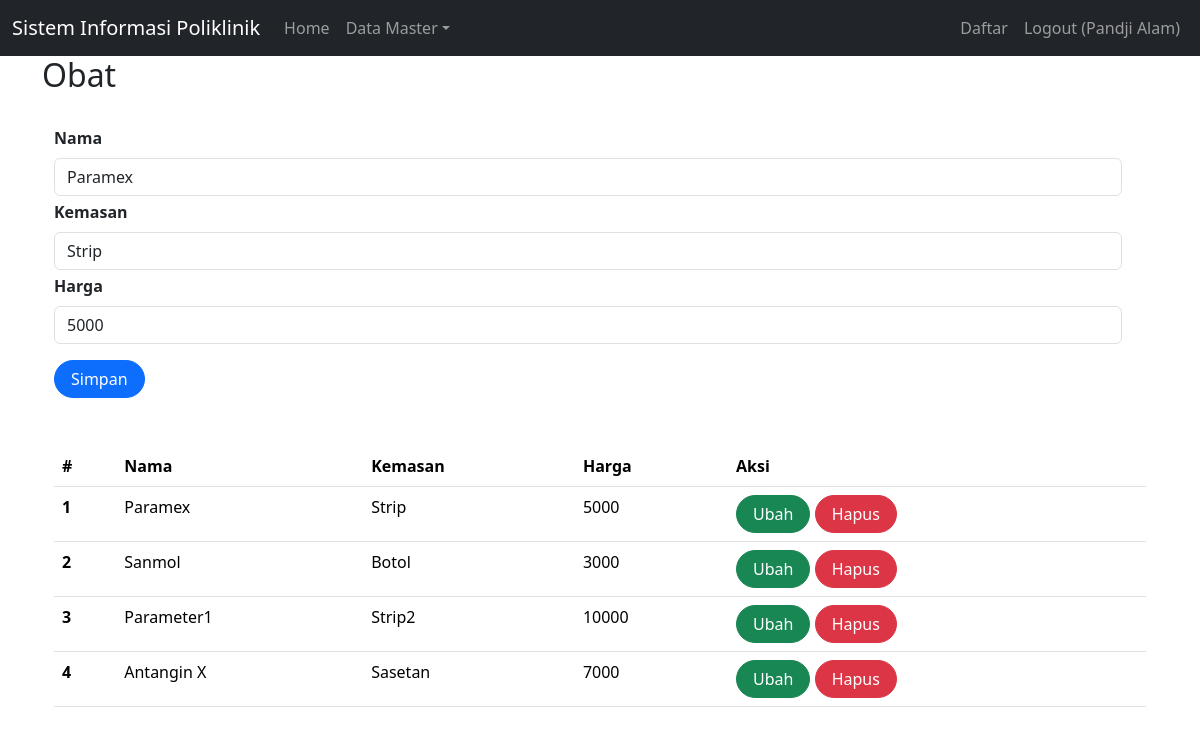
The page /index.php?page=obat&id=1 (signed in) on the database its author committed.
### tables this page shows
CREATE TABLE `obat` (
  `id` int(11) NOT NULL,
  `nama_obat` varchar(50) NOT NULL,
  `kemasan` varchar(35) NOT NULL,
  `harga` int(11) NOT NULL
);

### obat.php (the view, shortened to what this page needs)
<h2>Obat</h2>
<br>
<div class="container">
    <form class="form row" method="POST" action="" name="myForm" onsubmit="return(validate());">
        <?php
        $nama_obat = '';
        $kemasan = '';
        $harga = '';
        if (isset($_GET['id'])) {
            $ambil = mysqli_query($mysqli, "SELECT * FROM obat
                    WHERE id='" . $_GET['id'] . "'");
            while ($row = mysqli_fetch_array($ambil)) {
                $nama_obat = $row['nama_obat'];
                $kemasan = $row['kemasan'];
                $harga = $row['harga'];
            }
        ?>
        <?php
        }
        ?>
        <div class="row">
            <label for="inputNama" class="form-label fw-bold">
                Nama
            </label>
            <div>
                <input type="text" class="form-control" name="nama_obat" id="inputNama" required placeholder="Nama" value="<?php echo $nama_obat ?>">
            </div>
        </div>
        <div class="row mt-1">
            <label for="inputKemasan" class="form-label fw-bold">
                Kemasan
            </label>
            <div>
                <input type="text" class="form-control" name="kemasan" id="inputKemasan" required placeholder="Kemasan" value="<?php echo $kemasan ?>">
            </div>
        </div>
        <div class="row mt-1">
            <label for="inputHarga" class="form-label fw-bold">
                Harga
            </label>
            <div>
                <input type="text" class="form-control" name="harga" id="inputHarga" required placeholder="Harga" value="<?php echo $harga ?>">
            </div>
        </div>
        <div class="row mt-3">
            <div class=col>
                <button type="submit" class="btn btn-primary rounded-pill px-3 mt-auto" name="simpan">Simpan</button>
            </div>
        </div>
    </form>
    <br>
    <br>
    <table class="table table-hover">
        <thead>
            <tr>
                <th scope="col">#</th>
                <th scope="col">Nama</th>
                <th scope="col">Kemasan</th>
                <th scope="col">Harga</th>
                <th scope="col">Aksi</th>
            </tr>
        </thead>
        <tbody>
            <?php
            $result = mysqli_query($mysqli, "SELECT * FROM obat");
            $no = 1;
            while ($data = mysqli_fetch_array($result)) {
            ?>
                <tr>
                    <th scope="row"><?php echo $no++ ?></th>
                    <td><?php echo $data['nama_obat'] ?></td>
                    <td><?php echo $data['kemasan'] ?></td>
                    <td><?php echo $data['harga'] ?></td>
                    <td>
                        <a class="btn btn-success rounded-pill px-3" href="index.php?page=obat&id=<?php echo $data['id'] ?>">Ubah</a>
                        <a class="btn btn-danger rounded-pill px-3" href="index.php?page=obat&id=<?php echo $data['id'] ?>&aksi=hapus">Hapus</a>
                    </td>
                </tr>
            <?php
            }
            ?>
        </tbody>
    </table>

### rows shown on the page
obat: nama_obat "Paramex", kemasan "Strip", harga "5000"
obat: nama_obat "Sanmol", kemasan "Botol", harga "3000"
obat: nama_obat "Parameter1", kemasan "Strip2", harga "10000"
obat: nama_obat "Antangin X", kemasan "Sasetan", harga "7000"

### other values the page prints
$_SESSION['name'] "Pandji Alam"
